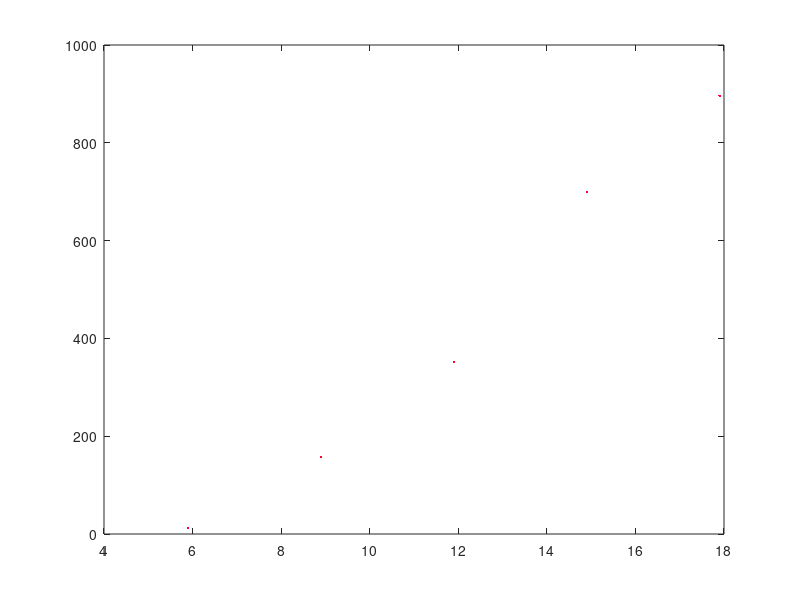

Reproduce this figure in MATLAB. (Note: this script raises an error after producing the figure.)
load CalibrationConstants.mat

red = [1 0 0.2];
plot(CSC1(:,1),CSC1(:,2),'.','Color',red);
hold on
[CSC,Bookings] = fit(CSC1(:,1),CSC1(:,2),'poly2');
plot(CSC,CSC1(:,1),CSC1(:,2));

[CSC,Bookings] = fit(CSC2(:,1),CSC2(:,2),'poly2');
plot(CSC,CSC2(:,1),CSC2(:,2));

[CSC,Bookings] = fit(CSC3(:,1),CSC3(:,2),'poly2');
CSC1plot = plot(CSC,CSC3(:,1),CSC3(:,2));

filename = sprintf('CarsharingConstantCalibration.svg');
saveas(gca,filename);